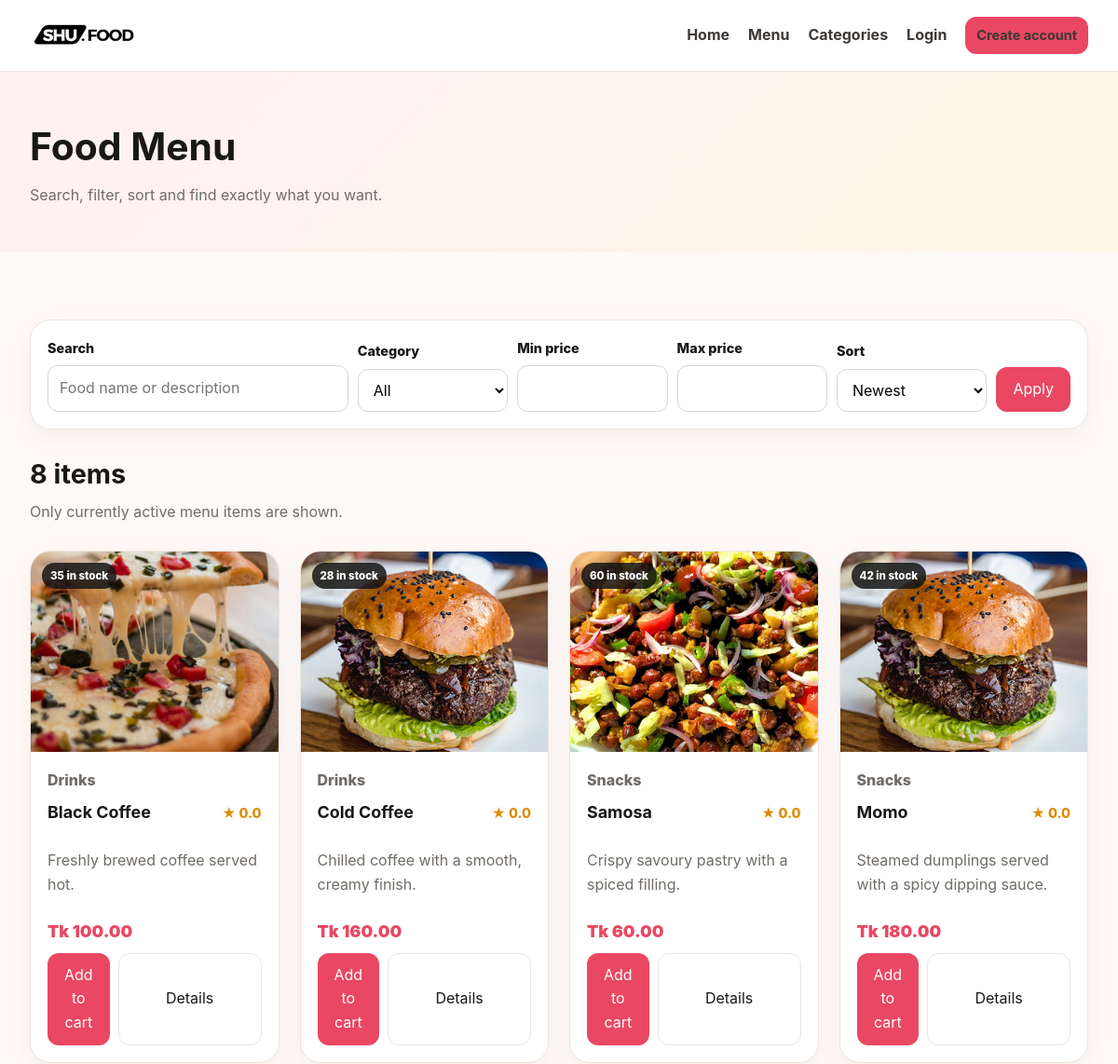
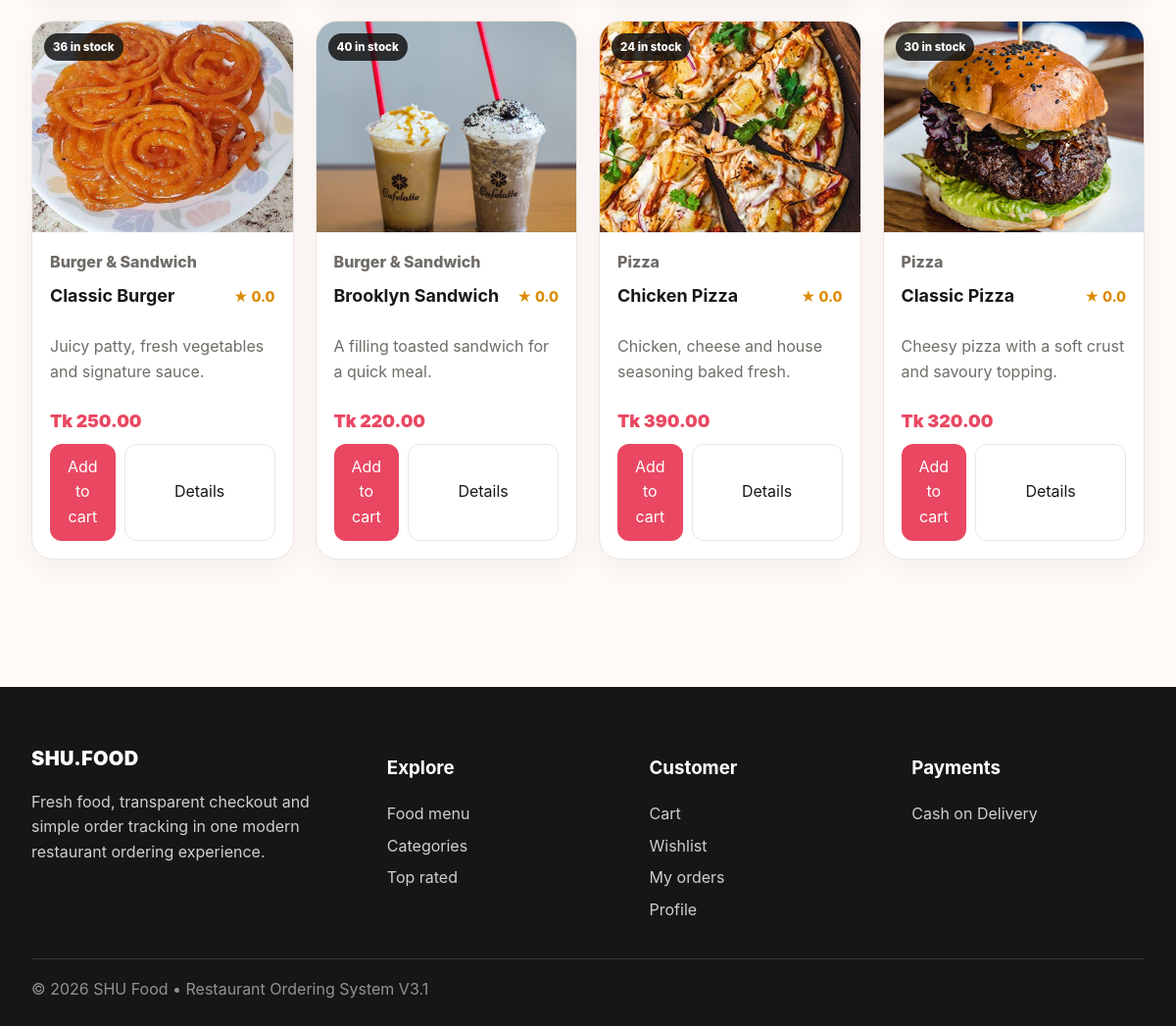
Screenshot of /foods.php with the database file from the repository (2 pictures, top to bottom).
### tables this page shows
CREATE TABLE tbl_food (
  id INT UNSIGNED AUTO_INCREMENT PRIMARY KEY,
  title VARCHAR(160) NOT NULL,
  description TEXT DEFAULT NULL,
  price DECIMAL(10,2) NOT NULL,
  image_name VARCHAR(255) DEFAULT NULL,
  category_id INT UNSIGNED NOT NULL,
  stock_qty INT UNSIGNED NOT NULL DEFAULT 50,
  featured ENUM('Yes','No') NOT NULL DEFAULT 'No',
  active ENUM('Yes','No') NOT NULL DEFAULT 'Yes',
  created_at TIMESTAMP NOT NULL DEFAULT CURRENT_TIMESTAMP,
  CONSTRAINT fk_food_category FOREIGN KEY (category_id) REFERENCES tbl_category(id) ON UPDATE CASCADE ON DELETE RESTRICT,
  INDEX idx_food_active_featured (active,featured), INDEX idx_food_category (category_id), INDEX idx_food_stock (stock_qty)
);

CREATE TABLE tbl_category (
  id INT UNSIGNED AUTO_INCREMENT PRIMARY KEY,
  title VARCHAR(120) NOT NULL,
  image_name VARCHAR(255) DEFAULT NULL,
  featured ENUM('Yes','No') NOT NULL DEFAULT 'No',
  active ENUM('Yes','No') NOT NULL DEFAULT 'Yes',
  created_at TIMESTAMP NOT NULL DEFAULT CURRENT_TIMESTAMP,
  INDEX idx_category_active_featured (active,featured)
);

### app/helpers.php (called while the page is built, shortened)
<?php
function db(): PDO { global $pdo; return $pdo; }
function url(string $path=''): string { return SITEURL . ltrim($path,'/'); }
function e(mixed $value): string { return htmlspecialchars((string)$value, ENT_QUOTES, 'UTF-8'); }
function auth_user(): ?array {
    if(empty($_SESSION['auth']['user_id'])||($_SESSION['auth']['role']??'')!=='customer') return null;
    $stmt=db()->prepare('SELECT id,user_name,full_name,phone_number,email,address,image_name,account_status,created_at FROM tbl_user WHERE id=? LIMIT 1');
    $stmt->execute([(int)$_SESSION['auth']['user_id']]); $u=$stmt->fetch();
    return $u;
}
function money(float|int|string $amount): string { return 'Tk '.number_format((float)$amount,2); }
function food_image(?string $n): string { return $n?url('images/foods/'.rawurlencode($n)):url('images/bg.jpg'); }

### foods.php (the view, shortened to what this page needs)
<?php
$q=trim((string)($_GET['q']??''));$category=filter_input(INPUT_GET,'category',FILTER_VALIDATE_INT)?:0;$sort=(string)($_GET['sort']??'newest');$page=max(1,(int)($_GET['page']??1));$perPage=8;
$where=["f.active='Yes'"];$params=[];
$order=match($sort){'price_low'=>'f.price ASC','price_high'=>'f.price DESC','rating'=>'rating DESC, review_count DESC',default=>'f.id DESC'};$whereSql=implode(' AND ',$where);
$count=db()->prepare("SELECT COUNT(*) FROM tbl_food f WHERE $whereSql");$count->execute($params);$total=(int)$count->fetchColumn();$pages=max(1,(int)ceil($total/$perPage));$page=min($page,$pages);$offset=($page-1)*$perPage;
$sql="SELECT f.*,c.title category_title,COALESCE(AVG(r.rating),0) rating,COUNT(r.id) review_count FROM tbl_food f JOIN tbl_category c ON c.id=f.category_id LEFT JOIN tbl_review r ON r.food_id=f.id AND r.status='Published' WHERE $whereSql GROUP BY f.id ORDER BY $order LIMIT $perPage OFFSET $offset";$stmt=db()->prepare($sql);$stmt->execute($params);$foods=$stmt->fetchAll();$categories=db()->query("SELECT id,title FROM tbl_category WHERE active='Yes' ORDER BY title")->fetchAll();
$pageTitle='Food Menu — '.APP_NAME;include __DIR__.'/partials-font/menu.php';?>
<section class="page-hero"><div class="container"><h1>Food Menu</h1><p>Search, filter, sort and find exactly what you want.</p></div></section><section class="section"><div class="container"><form class="panel filter-bar" method="get"><div class="field filter-search"><label>Search</label><input class="input" name="q" value="<?= e($q) ?>" placeholder="Food name or description"></div><div class="field"><label>Category</label><select name="category"><option value="">All</option><?php foreach($categories as $c):?><option value="<?= (int)$c['id'] ?>" <?= $category===(int)$c['id']?'selected':'' ?>><?= e($c['title']) ?></option><?php endforeach;?></select></div><div class="field"><label>Min price</label><input class="input" type="number" name="min" min="0" value="<?= e($_GET['min']??'') ?>"></div><div class="field"><label>Max price</label><input class="input" type="number" name="max" min="0" value="<?= e($_GET['max']??'') ?>"></div><div class="field"><label>Sort</label><select name="sort"><option value="newest" <?= $sort==='newest'?'selected':'' ?>>Newest</option><option value="rating" <?= $sort==='rating'?'selected':'' ?>>Top rated</option><option value="price_low" <?= $sort==='price_low'?'selected':'' ?>>Price low → high</option><option value="price_high" <?= $sort==='price_high'?'selected':'' ?>>Price high → low</option></select></div><button class="btn btn-primary">Apply</button></form><br><div class="section-head"><div><h2><?= $total ?> item<?= $total===1?'':'s' ?></h2><p>Only currently active menu items are shown.</p></div><?php if($q||$category||isset($_GET['min'])||isset($_GET['max'])):?><a class="btn btn-light" href="<?= e(url('foods.php')) ?>">Clear filters</a><?php endif;?></div><div class="grid grid-4"><?php foreach($foods as $f):?><article class="food-card"><div class="food-image-wrap"><a href="<?= e(url('food-details.php?id='.$f['id'])) ?>"><img src="<?= e(food_image($f['image_name'])) ?>" alt="<?= e($f['title']) ?>"></a><span class="stock-badge <?= (int)$f['stock_qty']===0?'out':((int)$f['stock_qty']<=5?'low':'') ?>"><?= (int)$f['stock_qty']>0?(int)$f['stock_qty'].' in stock':'Sold out' ?></span><?php if(auth_user()):?><form action="<?= e(url('toggle-wishlist.php')) ?>" method="post"><?= csrf_field() ?><input type="hidden" name="food_id" value="<?= (int)$f['id'] ?>"><button class="wish-btn <?= is_wishlisted((int)$f['id'])?'active':'' ?>">♥</button></form><?php endif;?></div><div class="food-card-body"><span class="chip muted"><?= e($f['category_title']) ?></span><div class="food-meta"><h3><a href="<?= e(url('food-details.php?id='.$f['id'])) ?>"><?= e($f['title']) ?></a></h3><span class="rating">★ <?= number_format((float)$f['rating'],1) ?></span></div><p class="muted"><?= e(mb_strimwidth((string)$f['description'],0,82,'…')) ?></p><div class="price"><?= e(money($f['price'])) ?></div><div class="food-actions"><form action="<?= e(url('add-cart.php')) ?>" method="post"><?= csrf_field() ?><input type="hidden" name="food_id" value="<?= (int)$f['id'] ?>"><button class="btn btn-primary" <?= (int)$f['stock_qty']<1?'disabled':'' ?>>Add to cart</button></form><a class="btn btn-light" href="<?= e(url('food-details.php?id='.$f['id'])) ?>">Details</a></div></div></article><?php endforeach;?></div><?php if(!$foods):?><div class="empty panel"><h2>No matching food found</h2><p>Try changing the search or filters.</p></div><?php endif;?><?php if($pages>1):?><div class="pagination"><?php for($i=1;$i<=$pages;$i++):$qs=$_GET;$qs['page']=$i;?><a class="<?= $i===$page?'current':'' ?>" href="?<?= e(http_build_query($qs)) ?>"><?= $i ?></a><?php endfor;?></div><?php endif;?></div></section><?php include __DIR__.'/partials-font/footer.php';?>

### partials-font/menu.php (shortened to what this page needs)
<?php
require_once __DIR__.'/../config/constants.php'; $user=auth_user(); $current=basename($_SERVER['PHP_SELF']??'');
?>
<!DOCTYPE html><html lang="en"><head><link rel="stylesheet" href="<?= e(url('css/v3.css')) ?>"></head><body>
<header class="site-header"><div class="container nav-wrap"><a class="brand" href="<?= e(url()) ?>" aria-label="SHU Food home"><img src="<?= e(url('images/shu.png')) ?>" alt="SHU Food"></a><button class="nav-toggle" data-nav-toggle aria-label="Toggle navigation">☰</button><nav class="nav" data-nav>
<a class="<?= $current==='index.php'?'active':'' ?>" href="<?= e(url()) ?>">Home</a><a href="<?= e(url('foods.php')) ?>">Menu</a><a href="<?= e(url('categories.php')) ?>">Categories</a>
<?php if($user): ?><a href="<?= e(url('wishlist.php')) ?>">Wishlist <span class="mini-badge"><?= wishlist_count() ?></span></a><a href="<?= e(url('my_order.php')) ?>">Orders</a><a href="<?= e(url('profile.php')) ?>">Profile</a><a class="cart-pill" href="<?= e(url('cart.php')) ?>">Cart <span class="badge"><?= cart_count() ?></span></a><a href="<?= e(url('logout.php')) ?>">Logout</a><?php else: ?><a href="<?= e(url('login.php')) ?>">Login</a><a class="btn btn-primary btn-sm" href="<?= e(url('register.php')) ?>">Create account</a><?php endif; ?>
</nav></div></header><?php render_flashes(); ?>

### partials-font/footer.php
<footer class="site-footer"><div class="container"><div class="footer-grid"><div><a class="brand footer-brand" href="<?= e(url()) ?>"><span>SHU.FOOD</span></a><p>Fresh food, transparent checkout and simple order tracking in one modern restaurant ordering experience.</p></div><div><h3>Explore</h3><a href="<?= e(url('foods.php')) ?>">Food menu</a><a href="<?= e(url('categories.php')) ?>">Categories</a><a href="<?= e(url('foods.php?sort=rating')) ?>">Top rated</a></div><div><h3>Customer</h3><a href="<?= e(url('cart.php')) ?>">Cart</a><a href="<?= e(url('wishlist.php')) ?>">Wishlist</a><a href="<?= e(url('my_order.php')) ?>">My orders</a><a href="<?= e(url('profile.php')) ?>">Profile</a></div><div><h3>Payments</h3><p>Cash on Delivery<?php if (mobile_payment_enabled('bkash')): ?><br>bKash verification<?php endif; ?><?php if (mobile_payment_enabled('nagad')): ?><br>Nagad verification<?php endif; ?><?php if (sslcommerz_enabled()): ?><br>Secure online gateway<?php endif; ?></p></div></div><div class="copyright">© <?= date('Y') ?> SHU Food • Restaurant Ordering System V3.1</div></div></footer><script src="<?= e(url('assets/js/app.js')) ?>"></script></body></html>

### css/v3.css (style rules this page uses)
:root { --bg:#fffaf7;--surface:#fff;--text:#191816;--muted:#706c67;--primary:#e94762;--primary-dark:#c9324c;--accent:#ffcf5c;--dark:#151515;--border:#ece5df;--success:#177245;--danger:#b42318;--warning:#a15c00;--info:#2457c5;--shadow:0 18px 50px rgba(40,29,23,.09);--radius:22px }
* { box-sizing:border-box }
html { scroll-behavior:smooth }
body { margin:0;background:var(--bg);color:var(--text);font-family:Inter,ui-sans-serif,system-ui,-apple-system,BlinkMacSystemFont,"Segoe UI",sans-serif;line-height:1.6 }
a { color:inherit;text-decoration:none }
img { display:block;max-width:100% }
.container { width:min(1180px,92%);margin:auto }
.site-header { position:sticky;top:0;z-index:60;background:rgba(255,255,255,.92);backdrop-filter:blur(15px);border-bottom:1px solid var(--border) }
.nav-wrap { min-height:78px;display:flex;align-items:center;gap:24px }
.brand { display:flex;align-items:center;gap:10px;font-weight:950;letter-spacing:.35px }
.brand img { width:46px;height:46px;object-fit:contain }
.nav { margin-left:auto;display:flex;align-items:center;gap:17px }
.nav>a { font-weight:750;color:#3d3936 }
.eyebrow,.chip { display:inline-flex;align-items:center;gap:7px;border-radius:999px;font-weight:850 }
.btn { display:inline-flex;align-items:center;justify-content:center;gap:8px;border:0;border-radius:12px;padding:11px 18px;font-weight:850;cursor:pointer;transition:.18s;font:inherit }
.btn-primary { background:var(--primary);color:#fff }
.btn-light { background:#fff;border:1px solid var(--border) }
.btn-sm { padding:8px 12px;font-size:.9rem }
.section { padding:68px 0 }
.section-head { display:flex;align-items:end;justify-content:space-between;gap:20px;margin-bottom:28px }
.section-head h2 { font-size:2.05rem;margin:0 }
.section-head p { margin:5px 0 0;color:var(--muted) }
.grid { display:grid;gap:22px }
.grid-4 { grid-template-columns:repeat(4,1fr) }
.panel,.food-card,.category-card,.stat-card,.review-card,.promo-card { background:#fff;border:1px solid var(--border);border-radius:var(--radius);box-shadow:0 8px 28px rgba(35,25,20,.05) }
.panel { padding:24px }
.food-card { overflow:hidden;display:flex;flex-direction:column;position:relative }
.food-image-wrap { position:relative }
.food-card img { width:100%;height:215px;object-fit:cover;transition:.28s }
.stock-badge { position:absolute;left:12px;top:12px;background:rgba(21,21,21,.85);color:#fff;border-radius:999px;padding:5px 9px;font-size:.72rem;font-weight:850 }
.food-card-body { padding:18px;display:flex;flex-direction:column;gap:8px;flex:1 }
.food-card h3 { margin:0;font-size:1.12rem }
.food-meta { display:flex;justify-content:space-between;gap:10px;align-items:center }
.price { font-weight:950;color:var(--primary);font-size:1.12rem }
.rating { color:#dc8b00;font-weight:800;font-size:.9rem }
.muted { color:var(--muted) }
.food-actions { display:flex;gap:9px;margin-top:auto }
.food-actions form { flex:1 }
.food-actions .btn { width:100% }
.page-hero { padding:48px 0;background:linear-gradient(135deg,#fff0f3,#fff8e7) }
.page-hero h1 { font-size:2.55rem;margin:0 0 7px }
.page-hero p { color:var(--muted);margin:0 }
.filter-bar { padding:18px;display:grid;grid-template-columns:2fr 1fr 1fr 1fr 1fr auto;gap:10px;align-items:end }
.field { display:flex;flex-direction:column;gap:7px }
.field label { font-weight:800;font-size:.9rem }
.input,select,textarea { width:100%;border:1px solid #ddd4ce;border-radius:11px;padding:11px 12px;font:inherit;background:#fff;outline:0 }
.site-footer { margin-top:58px;background:#161616;color:#cfcfcf;padding:50px 0 24px }
.footer-grid { display:grid;grid-template-columns:1.4fr 1fr 1fr 1fr;gap:30px }
.site-footer h3 { color:#fff }
.site-footer a { display:block;margin:7px 0 }
.footer-brand { color:#fff;font-size:1.25rem }
.copyright { border-top:1px solid #353535;margin-top:30px;padding-top:18px;color:#929292 }
:root { --container-max:1540px;--container-pad:32px;--soft-pink:#fff1f4;--soft-yellow:#fff7df;--soft-green:#eefbf4 }
.container { width:min(var(--container-max),calc(100% - (var(--container-pad) * 2))) }
.nav-wrap { min-height:76px }
.site-header .brand img { width:112px;height:36px;object-fit:contain }
.nav { gap:20px }
.section { padding:72px 0 }
.section-head h2 { font-size:clamp(1.8rem,2vw,2.35rem) }

### rows the page displays
tbl_food: image_name (picture), stock_qty "35", category.title "Drinks", title "Black Coffee", rating "0.0", description "Freshly brewed coffee served hot.", price "Tk 100.00"
tbl_food: image_name (picture), stock_qty "28", category.title "Drinks", title "Cold Coffee", rating "0.0", description "Chilled coffee with a smooth, creamy finish.", price "Tk 160.00"
tbl_food: image_name (picture), stock_qty "60", category.title "Snacks", title "Samosa", rating "0.0", description "Crispy savoury pastry with a spiced filling.", price "Tk 60.00"
tbl_food: image_name (picture), stock_qty "42", category.title "Snacks", title "Momo", rating "0.0", description "Steamed dumplings served with a spicy dipping sauce.", price "Tk 180.00"
tbl_food: image_name (picture), stock_qty "36", category.title "Burger & Sandwich", title "Classic Burger", rating "0.0", description "Juicy patty, fresh vegetables and signature sauce.", price "Tk 250.00"
tbl_food: image_name (picture), stock_qty "40", category.title "Burger & Sandwich", title "Brooklyn Sandwich", rating "0.0", description "A filling toasted sandwich for a quick meal.", price "Tk 220.00"
tbl_food: image_name (picture), stock_qty "24", category.title "Pizza", title "Chicken Pizza", rating "0.0", description "Chicken, cheese and house seasoning baked fresh.", price "Tk 390.00"
tbl_food: image_name (picture), stock_qty "30", category.title "Pizza", title "Classic Pizza", rating "0.0", description "Cheesy pizza with a soft crust and savoury topping.", price "Tk 320.00"

### other values shown
$total "8"
